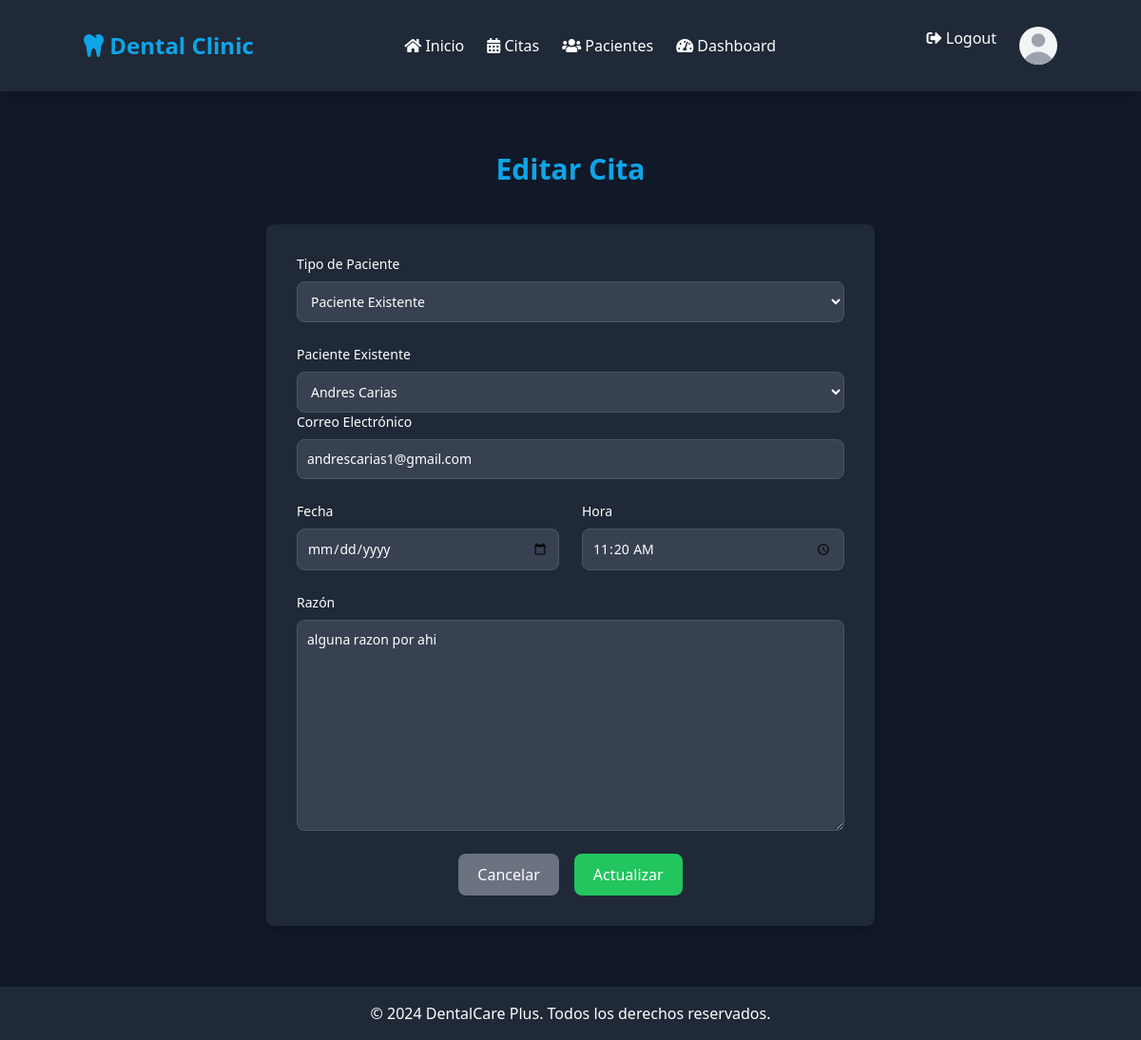
Before: /appointments/1/edit/ (signed in) with the older database file.
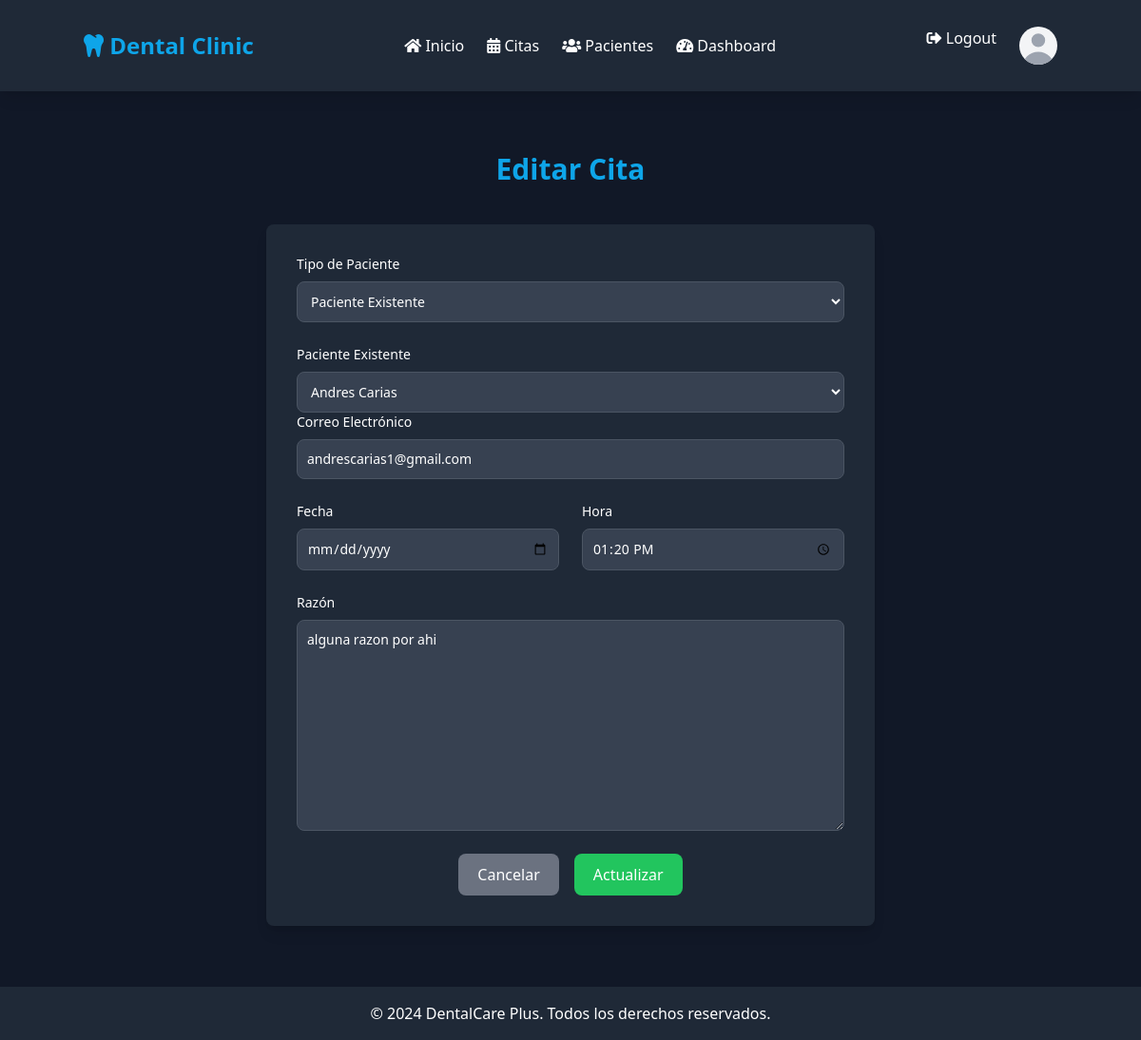
After: the same page with the newer database file.
### appointments/models.py (models this page shows, shortened)
class Appointment(models.Model):
    patient = models.ForeignKey(Patient, related_name='appointments', on_delete=models.CASCADE)
    appointment_date = models.DateTimeField()
    time = models.TimeField()
    reason = models.TextField()
    dentist = models.ForeignKey(User, on_delete=models.CASCADE, default=1)
    email = models.EmailField(default='', verbose_name="Correo Electrónico", null=True, blank=True)

### appointments/views.py (the view)
# urls.py: path('appointments/<int:pk>/edit/', views.appointment_edit, name='appointment_edit'),
@login_required
def appointment_edit(request, pk):
    appointment = get_object_or_404(Appointment, pk=pk, patient__dentist=request.user)
    if request.method == 'POST':
        form = AppointmentForm(request.POST, instance=appointment)
        if form.is_valid():
            if form.cleaned_data['new_patient_name']:
                patient = Patient.objects.create(
                    name=form.cleaned_data['new_patient_name'],
                    email=form.cleaned_data['new_patient_email'],
                    phone=form.cleaned_data['new_patient_phone'],
                    age=form.cleaned_data['new_patient_age'],
                    dentist=request.user
                )
            else:
                patient = form.cleaned_data['patient']
            appointment = form.save(commit=False)
            appointment.patient = patient
            appointment.save()
            return redirect('appointments_list')
    else:
        form = AppointmentForm(instance=appointment)
    return render(request, 'appointments/appointment_form.html', {'form': form})

### appointments/forms.py (shortened to what this page needs)
class AppointmentForm(forms.ModelForm):
    new_patient_name = forms.CharField(required=False, label="Nombre del Nuevo Paciente")
    new_patient_email = forms.EmailField(required=False, label="Correo Electrónico del Nuevo Paciente")
    new_patient_phone = forms.CharField(required=False, label="Teléfono del Nuevo Paciente")
    new_patient_age = forms.IntegerField(required=False, label="Edad del Nuevo Paciente")
    class Meta:
        model = Appointment
        fields = ['patient', 'email', 'appointment_date', 'time', 'reason']
    def __init__(self, *args, **kwargs):
        super(AppointmentForm, self).__init__(*args, **kwargs)
        self.fields['patient'].queryset = Patient.objects.all()
        self.fields['email'].widget.attrs['readonly'] = True  # Hacer que el campo de correo sea de solo lectura

### appointments/models.py (called while the page is built)
    def __str__(self):
        return self.name

### appointments/templates/appointments/appointment_form.html (shortened to what this page needs)
{% extends 'appointments/base.html' %}
{% load widget_tweaks %}
{% block content %}
<div class="container mx-auto py-8 px-4 max-w-2xl lg:py-16">
    <h1 class="text-3xl font-bold text-dental-blue mb-10 mt-8 text-center">
        {% if form.instance.pk %}
            Editar Cita
        {% else %}
            Crear Nueva Cita
        {% endif %}
    </h1>
    <form method="post" action="" class="bg-gray-800 p-8 rounded-lg shadow-lg">
        <div class="grid gap-6 sm:grid-cols-2">
            <div class="sm:col-span-2">
                <label for="patient_type" class="block mb-2 text-sm font-medium text-white">Tipo de Paciente</label>
                <select id="patient_type" class="bg-gray-700 border border-gray-600 text-white text-sm rounded-lg focus:ring-primary-600 focus:border-primary-600 block w-full p-2.5">
                    <option value="existing">Paciente Existente</option>
                </select>
            </div>
            <div id="existing_patient_fields" class="sm:col-span-2">
                <label for="{{ form.patient.id_for_label }}" class="block mb-2 text-sm font-medium text-white">Paciente Existente</label>
                {% render_field form.patient class+="bg-gray-700 border border-gray-600 text-white text-sm rounded-lg focus:ring-primary-600 focus:border-primary-600 block w-full p-2.5" %}
                <label for="{{ form.email.id_for_label }}" class="block mb-2 text-sm font-medium text-white">Correo Electrónico</label>
                {% render_field form.email class+="bg-gray-700 border border-gray-600 text-white text-sm rounded-lg focus:ring-primary-600 focus:border-primary-600 block w-full p-2.5" %}
            </div>
            <div class="w-full">
                <label for="{{ form.appointment_date.id_for_label }}" class="block mb-2 text-sm font-medium text-white">Fecha</label>
                {% render_field form.appointment_date type="date" class+="bg-gray-700 border border-gray-600 text-white text-sm rounded-lg focus:ring-primary-600 focus:border-primary-600 block w-full p-2.5" %}
            </div>
            <div class="w-full">
                <label for="{{ form.time.id_for_label }}" class="block mb-2 text-sm font-medium text-white">Hora</label>
                {% render_field form.time type="time" class+="bg-gray-700 border border-gray-600 text-white text-sm rounded-lg focus:ring-primary-600 focus:border-primary-600 block w-full p-2.5" %}
            </div>
            <div class="sm:col-span-2">
                <label for="{{ form.reason.id_for_label }}" class="block mb-2 text-sm font-medium text-white">Razón</label>
                {% render_field form.reason class+="bg-gray-700 border border-gray-600 text-white text-sm rounded-lg focus:ring-primary-600 focus:border-primary-600 block w-full p-2.5" %}
            </div>
        </div>
        <div class="flex justify-center mt-6 space-x-4">
            <a href="{% url 'appointments_list' %}" class="bg-gray-500 text-white px-5 py-2.5 rounded-lg focus:ring-4 focus:ring-primary-200 dark:focus:ring-primary-900 hover:bg-gray-600 transition-colors">
                Cancelar
            </a>
            <button type="submit" class="bg-dental-green text-white px-5 py-2.5 rounded-lg focus:ring-4 focus:ring-primary-200 dark:focus:ring-primary-900 hover:bg-dental-green/80 transition-colors">
                {% if form.instance.pk %}Actualizar{% else %}Crear{% endif %}
            </button>
        </div>
    </form>
</div>
{% endblock %}

Changed rows visible on the page:
changed Appointment "Andres Carias": time "11:20:00" → "13:20:00"
